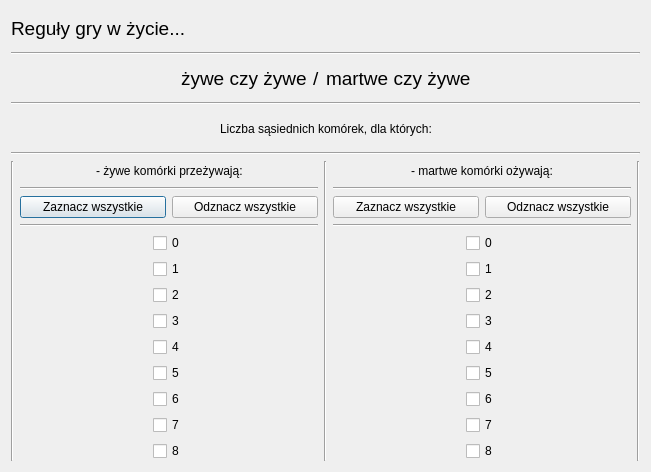
<?xml version="1.0" encoding="UTF-8"?>
<ui version="4.0">
 <class>settingWindow</class>
 <widget class="QDialog" name="settingWindow">
  <property name="geometry">
   <rect>
    <x>0</x>
    <y>0</y>
    <width>651</width>
    <height>472</height>
   </rect>
  </property>
  <property name="windowTitle">
   <string>Dialog</string>
  </property>
  <layout class="QGridLayout" name="gridLayout">
   <item row="0" column="0">
    <layout class="QVBoxLayout" name="verticalLayout_7">
     <item>
      <widget class="QLabel" name="label">
       <property name="font">
        <font>
         <pointsize>14</pointsize>
        </font>
       </property>
       <property name="text">
        <string>Reguły gry w życie...</string>
       </property>
      </widget>
     </item>
     <item>
      <widget class="Line" name="line_2">
       <property name="orientation">
        <enum>Qt::Horizontal</enum>
       </property>
      </widget>
     </item>
     <item>
      <layout class="QHBoxLayout" name="horizontalLayout_9">
       <item>
        <spacer name="horizontalSpacer_12">
         <property name="orientation">
          <enum>Qt::Horizontal</enum>
         </property>
         <property name="sizeHint" stdset="0">
          <size>
           <width>40</width>
           <height>20</height>
          </size>
         </property>
        </spacer>
       </item>
       <item>
        <layout class="QHBoxLayout" name="horizontalLayout">
         <item>
          <widget class="QLabel" name="label_alive">
           <property name="font">
            <font>
             <pointsize>14</pointsize>
            </font>
           </property>
           <property name="text">
            <string>żywe czy żywe</string>
           </property>
          </widget>
         </item>
         <item>
          <widget class="QLabel" name="label_slash">
           <property name="font">
            <font>
             <pointsize>14</pointsize>
            </font>
           </property>
           <property name="text">
            <string>/</string>
           </property>
          </widget>
         </item>
         <item>
          <widget class="QLabel" name="label_dead">
           <property name="font">
            <font>
             <pointsize>14</pointsize>
            </font>
           </property>
           <property name="text">
            <string>martwe czy żywe</string>
           </property>
          </widget>
         </item>
        </layout>
       </item>
       <item>
        <spacer name="horizontalSpacer_11">
         <property name="orientation">
          <enum>Qt::Horizontal</enum>
         </property>
         <property name="sizeHint" stdset="0">
          <size>
           <width>40</width>
           <height>20</height>
          </size>
         </property>
        </spacer>
       </item>
      </layout>
     </item>
     <item>
      <widget class="Line" name="line">
       <property name="orientation">
        <enum>Qt::Horizontal</enum>
       </property>
      </widget>
     </item>
     <item>
      <layout class="QHBoxLayout" name="horizontalLayout_6">
       <item>
        <spacer name="horizontalSpacer_5">
         <property name="orientation">
          <enum>Qt::Horizontal</enum>
         </property>
         <property name="sizeHint" stdset="0">
          <size>
           <width>40</width>
           <height>20</height>
          </size>
         </property>
        </spacer>
       </item>
       <item>
        <widget class="QLabel" name="label_2">
         <property name="text">
          <string>Liczba sąsiednich komórek, dla których:</string>
         </property>
        </widget>
       </item>
       <item>
        <spacer name="horizontalSpacer_6">
         <property name="orientation">
          <enum>Qt::Horizontal</enum>
         </property>
         <property name="sizeHint" stdset="0">
          <size>
           <width>40</width>
           <height>20</height>
          </size>
         </property>
        </spacer>
       </item>
      </layout>
     </item>
     <item>
      <widget class="Line" name="line_10">
       <property name="orientation">
        <enum>Qt::Horizontal</enum>
       </property>
      </widget>
     </item>
     <item>
      <layout class="QHBoxLayout" name="horizontalLayout_10">
       <item>
        <widget class="Line" name="line_8">
         <property name="orientation">
          <enum>Qt::Vertical</enum>
         </property>
        </widget>
       </item>
       <item>
        <layout class="QVBoxLayout" name="verticalLayout_5">
         <item>
          <layout class="QHBoxLayout" name="horizontalLayout_7">
           <item>
            <spacer name="horizontalSpacer_7">
             <property name="orientation">
              <enum>Qt::Horizontal</enum>
             </property>
             <property name="sizeHint" stdset="0">
              <size>
               <width>40</width>
               <height>20</height>
              </size>
             </property>
            </spacer>
           </item>
           <item>
            <widget class="QLabel" name="label_3">
             <property name="text">
              <string>- żywe komórki przeżywają:</string>
             </property>
            </widget>
           </item>
           <item>
            <spacer name="horizontalSpacer_8">
             <property name="orientation">
              <enum>Qt::Horizontal</enum>
             </property>
             <property name="sizeHint" stdset="0">
              <size>
               <width>40</width>
               <height>20</height>
              </size>
             </property>
            </spacer>
           </item>
          </layout>
         </item>
         <item>
          <widget class="Line" name="line_6">
           <property name="orientation">
            <enum>Qt::Horizontal</enum>
           </property>
          </widget>
         </item>
         <item>
          <layout class="QVBoxLayout" name="verticalLayout_3">
           <item>
            <layout class="QHBoxLayout" name="horizontalLayout_4">
             <item>
              <widget class="QPushButton" name="pushButton_selAllAlive">
               <property name="text">
                <string>Zaznacz wszystkie</string>
               </property>
              </widget>
             </item>
             <item>
              <widget class="QPushButton" name="pushButton_deselAllAlive">
               <property name="text">
                <string>Odznacz wszystkie</string>
               </property>
              </widget>
             </item>
            </layout>
           </item>
           <item>
            <widget class="Line" name="line_3">
             <property name="orientation">
              <enum>Qt::Horizontal</enum>
             </property>
            </widget>
           </item>
           <item>
            <layout class="QHBoxLayout" name="horizontalLayout_2">
             <item>
              <spacer name="horizontalSpacer_2">
               <property name="orientation">
                <enum>Qt::Horizontal</enum>
               </property>
               <property name="sizeHint" stdset="0">
                <size>
                 <width>40</width>
                 <height>20</height>
                </size>
               </property>
              </spacer>
             </item>
             <item>
              <layout class="QVBoxLayout" name="verticalLayout">
               <item>
                <widget class="QCheckBox" name="checkBox0">
                 <property name="text">
                  <string>0</string>
                 </property>
                </widget>
               </item>
               <item>
                <widget class="QCheckBox" name="checkBox1">
                 <property name="text">
                  <string>1</string>
                 </property>
                </widget>
               </item>
               <item>
                <widget class="QCheckBox" name="checkBox2">
                 <property name="text">
                  <string>2</string>
                 </property>
                </widget>
               </item>
               <item>
                <widget class="QCheckBox" name="checkBox3">
                 <property name="text">
                  <string>3</string>
                 </property>
                </widget>
               </item>
               <item>
                <widget class="QCheckBox" name="checkBox4">
                 <property name="text">
                  <string>4</string>
                 </property>
                </widget>
               </item>
               <item>
                <widget class="QCheckBox" name="checkBox5">
                 <property name="text">
                  <string>5</string>
                 </property>
                </widget>
               </item>
               <item>
                <widget class="QCheckBox" name="checkBox6">
                 <property name="text">
                  <string>6</string>
                 </property>
                </widget>
               </item>
               <item>
                <widget class="QCheckBox" name="checkBox7">
                 <property name="text">
                  <string>7</string>
                 </property>
                </widget>
               </item>
               <item>
                <widget class="QCheckBox" name="checkBox8">
                 <property name="text">
                  <string>8</string>
                 </property>
                </widget>
               </item>
              </layout>
             </item>
             <item>
              <spacer name="horizontalSpacer">
               <property name="orientation">
                <enum>Qt::Horizontal</enum>
               </property>
               <property name="sizeHint" stdset="0">
                <size>
                 <width>40</width>
                 <height>20</height>
                </size>
               </property>
              </spacer>
             </item>
            </layout>
           </item>
          </layout>
         </item>
        </layout>
       </item>
       <item>
        <widget class="Line" name="line_5">
         <property name="orientation">
          <enum>Qt::Vertical</enum>
         </property>
        </widget>
       </item>
       <item>
        <layout class="QVBoxLayout" name="verticalLayout_6">
         <item>
          <layout class="QHBoxLayout" name="horizontalLayout_8">
           <item>
            <spacer name="horizontalSpacer_9">
             <property name="orientation">
              <enum>Qt::Horizontal</enum>
             </property>
             <property name="sizeHint" stdset="0">
              <size>
               <width>40</width>
               <height>20</height>
              </size>
             </property>
            </spacer>
           </item>
           <item>
            <widget class="QLabel" name="label_4">
             <property name="text">
              <string>- martwe komórki ożywają:</string>
             </property>
            </widget>
           </item>
           <item>
            <spacer name="horizontalSpacer_10">
             <property name="orientation">
              <enum>Qt::Horizontal</enum>
             </property>
             <property name="sizeHint" stdset="0">
              <size>
               <width>40</width>
               <height>20</height>
              </size>
             </property>
            </spacer>
           </item>
          </layout>
         </item>
         <item>
          <widget class="Line" name="line_7">
           <property name="orientation">
            <enum>Qt::Horizontal</enum>
           </property>
          </widget>
         </item>
         <item>
          <layout class="QVBoxLayout" name="verticalLayout_4">
           <item>
            <layout class="QHBoxLayout" name="horizontalLayout_5">
             <item>
              <widget class="QPushButton" name="pushButton_selAllDead">
               <property name="text">
                <string>Zaznacz wszystkie</string>
               </property>
              </widget>
             </item>
             <item>
              <widget class="QPushButton" name="pushButton_deselAllDead">
               <property name="text">
                <string>Odznacz wszystkie</string>
               </property>
              </widget>
             </item>
            </layout>
           </item>
           <item>
            <widget class="Line" name="line_4">
             <property name="orientation">
              <enum>Qt::Horizontal</enum>
             </property>
            </widget>
           </item>
           <item>
            <layout class="QHBoxLayout" name="horizontalLayout_3">
             <item>
              <spacer name="horizontalSpacer_3">
               <property name="orientation">
                <enum>Qt::Horizontal</enum>
               </property>
               <property name="sizeHint" stdset="0">
                <size>
                 <width>40</width>
                 <height>20</height>
                </size>
               </property>
              </spacer>
             </item>
             <item>
              <layout class="QVBoxLayout" name="verticalLayout_2">
               <item>
                <widget class="QCheckBox" name="checkBox_0">
                 <property name="text">
                  <string>0</string>
                 </property>
                 <property name="tristate">
                  <bool>false</bool>
                 </property>
                </widget>
               </item>
               <item>
                <widget class="QCheckBox" name="checkBox_1">
                 <property name="text">
                  <string>1</string>
                 </property>
                </widget>
               </item>
               <item>
                <widget class="QCheckBox" name="checkBox_2">
                 <property name="text">
                  <string>2</string>
                 </property>
                </widget>
               </item>
               <item>
                <widget class="QCheckBox" name="checkBox_3">
                 <property name="text">
                  <string>3</string>
                 </property>
                </widget>
               </item>
               <item>
                <widget class="QCheckBox" name="checkBox_4">
                 <property name="text">
                  <string>4</string>
                 </property>
                </widget>
               </item>
               <item>
                <widget class="QCheckBox" name="checkBox_5">
                 <property name="text">
                  <string>5</string>
                 </property>
                </widget>
               </item>
               <item>
                <widget class="QCheckBox" name="checkBox_6">
                 <property name="text">
                  <string>6</string>
                 </property>
                </widget>
               </item>
               <item>
                <widget class="QCheckBox" name="checkBox_7">
                 <property name="text">
                  <string>7</string>
                 </property>
                </widget>
               </item>
               <item>
                <widget class="QCheckBox" name="checkBox_8">
                 <property name="text">
                  <string>8</string>
                 </property>
                </widget>
               </item>
              </layout>
             </item>
             <item>
              <spacer name="horizontalSpacer_4">
               <property name="orientation">
                <enum>Qt::Horizontal</enum>
               </property>
               <property name="sizeHint" stdset="0">
                <size>
                 <width>40</width>
                 <height>20</height>
                </size>
               </property>
              </spacer>
             </item>
            </layout>
           </item>
          </layout>
         </item>
        </layout>
       </item>
       <item>
        <widget class="Line" name="line_9">
         <property name="orientation">
          <enum>Qt::Vertical</enum>
         </property>
        </widget>
       </item>
      </layout>
     </item>
    </layout>
   </item>
  </layout>
 </widget>
 <resources/>
 <connections/>
</ui>
